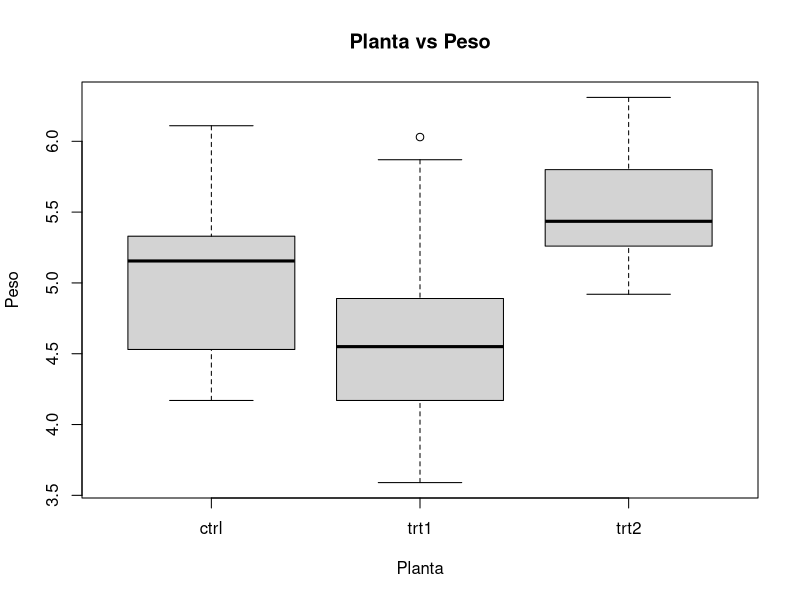

Generate this figure with R:

### Primeiros Passos no R - Conhecendo a ferramenta ###


# Bases de dados do R (conjunto nativo de dados)

data() # listar bases de dados dentro do R.

# As bases de dados serão o nosso objeto de trabalho 

PlantGrowth # digita nome da base para carregá-la!

help("PlantGrowth") # maior descrição sobre a base de dados

class(PlantGrowth) # informa o tipo de classe das colunas da base de dados

View(PlantGrowth) # visualiza a base de dados em outra aba.


# Sempre começa instalando ou carregando pacotes!

# Pacote é um conjunto de funções para um determinado fim,
# Por exemplo, importar arquivos para o R.

install.packages("tidyverse") # um pacote famoso e importante que engloba vários outros.
library(tidyverse)


### Manipulação

summary(PlantGrowth)


peso <- PlantGrowth$weight
grupo <- PlantGrowth$group


# Avaliando as médias dos grupos

mean(peso[grupo=="ctrl"])  
mean(peso[grupo=="trt1"])
mean(peso[grupo=="trt2"])

# De forma mais resumida

tapply(peso, grupo, mean)


### Visualização dos dados (DataViz)

# Distribuição dos dados:

boxplot(peso~grupo, main = "Planta vs Peso",
        xlab = "Planta", ylab = "Peso")

